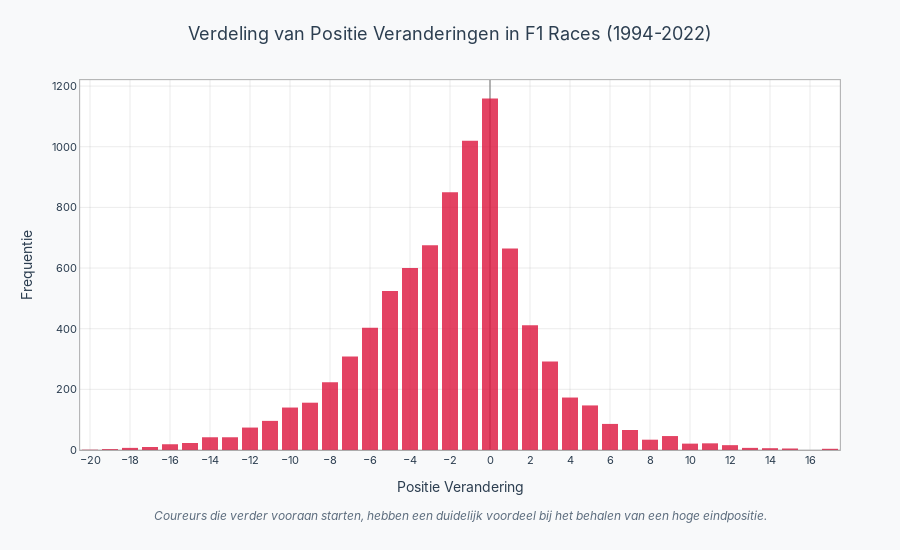

The code cell stored with this chart in its notebook:
### Code cell
import pandas as pd
import numpy as np
import plotly.graph_objects as go
import plotly.offline as pyo

# Ensure offline mode for HTML export
pyo.init_notebook_mode(connected=True)

# Load and prepare data
df = pd.read_csv('merged_f1_data_1994_2022.csv')

# Convert positions to numeric
df['Pos_numeric'] = pd.to_numeric(df['Pos'], errors='coerce')
df['FinPos_numeric'] = pd.to_numeric(df['FinPos'], errors='coerce')

# Extract year from data (adjust column name as needed)
if 'Year' not in df.columns:
    df['Year'] = np.random.choice(range(1994, 2023), len(df))

# Clean data and calculate position changes
valid_data = df[
    (df['Pos_numeric'].notna()) & 
    (df['FinPos_numeric'].notna()) & 
    (df['Pos_numeric'] > 0) & 
    (df['FinPos_numeric'] > 0)
].copy()

# Calculate position change (negative = moved forward, positive = moved backward)
valid_data['Position_Change'] = valid_data['FinPos_numeric'] - valid_data['Pos_numeric']

def create_position_changes_chart():
    """Create position changes bar chart with professional styling"""
    
    # Calculate frequency of each position change
    position_changes = valid_data['Position_Change'].value_counts().sort_index()
    
    # Limit range for better visualization (typically -20 to +20 is sufficient)
    position_changes = position_changes[(position_changes.index >= -20) & (position_changes.index <= 20)]
    
    # Use consistent red color for all bars (like your original preference)
    red_color = '#DC143C'  # Professional red color
    
    # Create the bar chart with improved styling
    fig = go.Figure(data=go.Bar(
        x=position_changes.index,
        y=position_changes.values,
        marker=dict(
            color=red_color,
            line=dict(color='rgba(0,0,0,0)', width=0),  # No border for cleaner look
            opacity=0.8
        ),
        hovertemplate=
        '<b>Position Change:</b> %{x}<br>' +
        '<b>Frequency:</b> %{y} races<br>' +
        '<extra></extra>',
        name='Position Changes'
    ))
    
    # Professional layout styling
    fig.update_layout(
        title={
            'text': 'Verdeling van Positie Veranderingen in F1 Races (1994-2022)',
            'x': 0.5,
            'xanchor': 'center',
            'font': {'size': 18, 'color': '#2C3E50', 'family': 'Inter, -apple-system, sans-serif'},
            'pad': {'t': 20}
        },
        
        xaxis=dict(
            title='Positie Verandering',
            title_font=dict(size=14, color='#2C3E50', family='Inter, sans-serif'),
            tickmode='linear',
            tick0=-20,
            dtick=2,
            showgrid=True,
            gridcolor='rgba(128, 128, 128, 0.3)',  # Subtle grid lines
            gridwidth=0.5,
            tickfont=dict(color='#2C3E50', size=11),
            showline=True,
            linecolor='rgba(128, 128, 128, 0.5)',
            linewidth=1,
            zeroline=True,
            zerolinecolor='rgba(128, 128, 128, 0.8)',
            zerolinewidth=1.5,
            mirror=True
        ),
        
        yaxis=dict(
            title='Frequentie',
            title_font=dict(size=14, color='#2C3E50', family='Inter, sans-serif'),
            showgrid=True,
            gridcolor='rgba(128, 128, 128, 0.3)',  # Subtle grid lines
            gridwidth=0.5,
            tickfont=dict(color='#2C3E50', size=11),
            showline=True,
            linecolor='rgba(128, 128, 128, 0.5)',
            linewidth=1,
            mirror=True
        ),
        
        # Professional dimensions and spacing
        width=900,
        height=550,
        
        # Clean background
        plot_bgcolor='white',
        paper_bgcolor='#F8F9FA',  # Very light gray background
        
        # Better margins for professional appearance
        margin=dict(t=80, l=80, r=60, b=100),
        
        # Remove default hover mode for cleaner interaction
        hovermode='x unified',
        
        # Professional font
        font=dict(
            family="Inter, -apple-system, BlinkMacSystemFont, 'Segoe UI', sans-serif",
            size=12,
            color="#2C3E50"
        ),
        
        # Add subtle border around the entire plot
        shapes=[
            dict(
                type="rect",
                xref="paper", yref="paper",
                x0=0, y0=0, x1=1, y1=1,
                fillcolor="rgba(0,0,0,0)",
                line=dict(color="rgba(128, 128, 128, 0.2)", width=1)
            )
        ]
    )
    
    # Professional subtitle/annotation
    fig.add_annotation(
        x=0.5, y=-0.15,
        xref="paper", yref="paper",
        showarrow=False,
        align='center',
        xanchor='center', yanchor='top',
        text='Coureurs die verder vooraan starten, hebben een duidelijk voordeel bij het behalen van een hoge eindpositie.',
        font=dict(
            size=12, 
            color='#5D6D7E', 
            family='Inter, sans-serif',
            style='italic'
        )
    )
    
    return fig

# Create the chart
fig = create_position_changes_chart()

# Enhanced config for better export and interaction
config = {
    'displayModeBar': True,
    'displaylogo': False,
    'modeBarButtonsToRemove': [
        'pan2d', 'lasso2d', 'select2d', 'autoScale2d', 'resetScale2d'
    ],
    'toImageButtonOptions': {
        'format': 'png',
        'filename': 'f1_position_changes_professional',
        'height': 550,
        'width': 900,
        'scale': 3  # Higher quality export
    },
    'responsive': True
}

# Show the plot
fig.show(config=config)

### Figure 1 — Plotly figure (JSON) as saved in the notebook; plotly's stock layout.template omitted (floating-point values rounded to 4 significant figures)
{"data": [{"hovertemplate": "<b>Position Change:</b> %{x}<br><b>Frequency:</b> %{y} races<br><extra></extra>", "marker": {"color": "#DC143C", "line": {"color": "rgba(0,0,0,0)", "width": 0}, "opacity": 0.8}, "name": "Position Changes", "type": "bar", "x": [-20.0, -19.0, -18.0, -17.0, -16.0, -15.0, -14.0, -13.0, -12.0, -11.0, -10.0, -9.0, -8.0, -7.0, -6.0, -5.0, -4.0, -3.0, -2.0, -1.0, 0.0, 1.0, 2.0, 3.0, 4.0, 5.0, 6.0, 7.0, 8.0, 9.0, 10.0, 11.0, 12.0, 13.0, 14.0, 15.0, 17.0], "y": [1, 3, 7, 10, 19, 23, 42, 42, 74, 96, 140, 156, 223, 308, 403, 524, 600, 675, 850, 1020, 1159, 664, 411, 292, 173, 147, 86, 66, 34, 46, 21, 22, 16, 7, 6, 5, 4]}], "layout": {"annotations": [{"align": "center", "font": {"color": "#5D6D7E", "family": "Inter, sans-serif", "size": 12, "style": "italic"}, "showarrow": false, "text": "Coureurs die verder vooraan starten, hebben een duidelijk voordeel bij het behalen van een hoge eindpositie.", "x": 0.5, "xanchor": "center", "xref": "paper", "y": -0.15, "yanchor": "top", "yref": "paper"}], "font": {"color": "#2C3E50", "family": "Inter, -apple-system, BlinkMacSystemFont, 'Segoe UI', sans-serif", "size": 12}, "height": 550, "hovermode": "x unified", "margin": {"b": 100, "l": 80, "r": 60, "t": 80}, "paper_bgcolor": "#F8F9FA", "plot_bgcolor": "white", "shapes": [{"fillcolor": "rgba(0,0,0,0)", "line": {"color": "rgba(128, 128, 128, 0.2)", "width": 1}, "type": "rect", "x0": 0, "x1": 1, "xref": "paper", "y0": 0, "y1": 1, "yref": "paper"}], "title": {"font": {"color": "#2C3E50", "family": "Inter, -apple-system, sans-serif", "size": 18}, "pad": {"t": 20}, "text": "Verdeling van Positie Veranderingen in F1 Races (1994-2022)", "x": 0.5, "xanchor": "center"}, "width": 900, "xaxis": {"dtick": 2, "gridcolor": "rgba(128, 128, 128, 0.3)", "gridwidth": 0.5, "linecolor": "rgba(128, 128, 128, 0.5)", "linewidth": 1, "mirror": true, "showgrid": true, "showline": true, "tick0": -20, "tickfont": {"color": "#2C3E50", "size": 11}, "tickmode": "linear", "title": {"font": {"color": "#2C3E50", "family": "Inter, sans-serif", "size": 14}, "text": "Positie Verandering"}, "zeroline": true, "zerolinecolor": "rgba(128, 128, 128, 0.8)", "zerolinewidth": 1.5}, "yaxis": {"gridcolor": "rgba(128, 128, 128, 0.3)", "gridwidth": 0.5, "linecolor": "rgba(128, 128, 128, 0.5)", "linewidth": 1, "mirror": true, "showgrid": true, "showline": true, "tickfont": {"color": "#2C3E50", "size": 11}, "title": {"font": {"color": "#2C3E50", "family": "Inter, sans-serif", "size": 14}, "text": "Frequentie"}}}}
